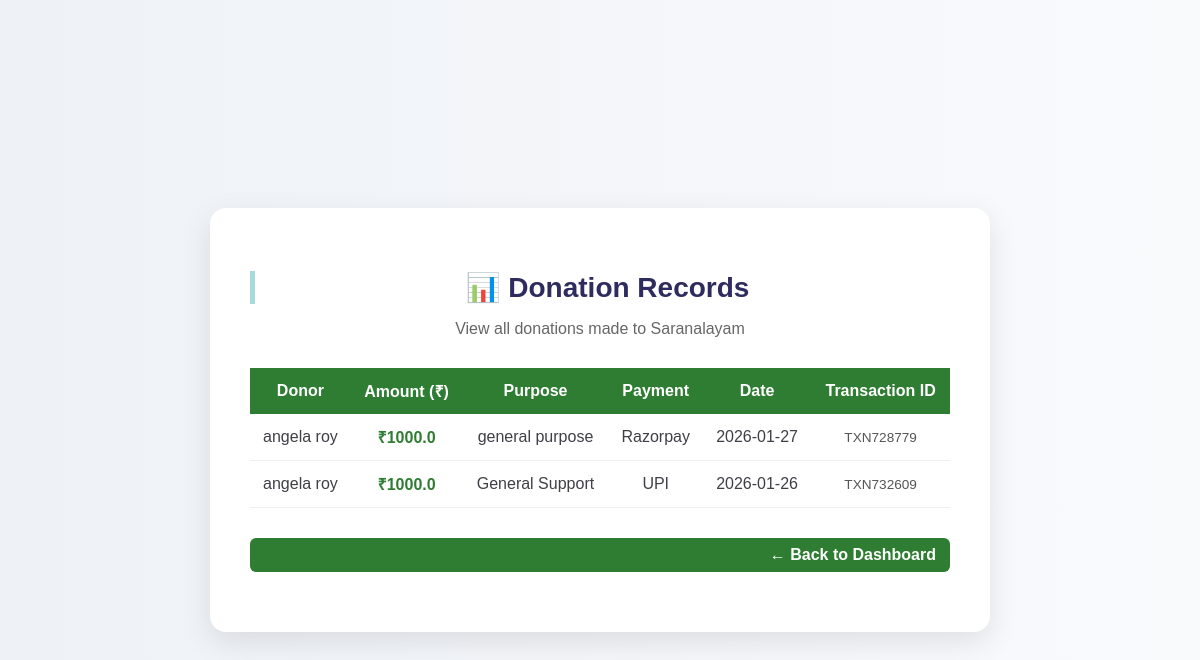
/admin/donations (signed in), run on an earlier commit of the app's database.
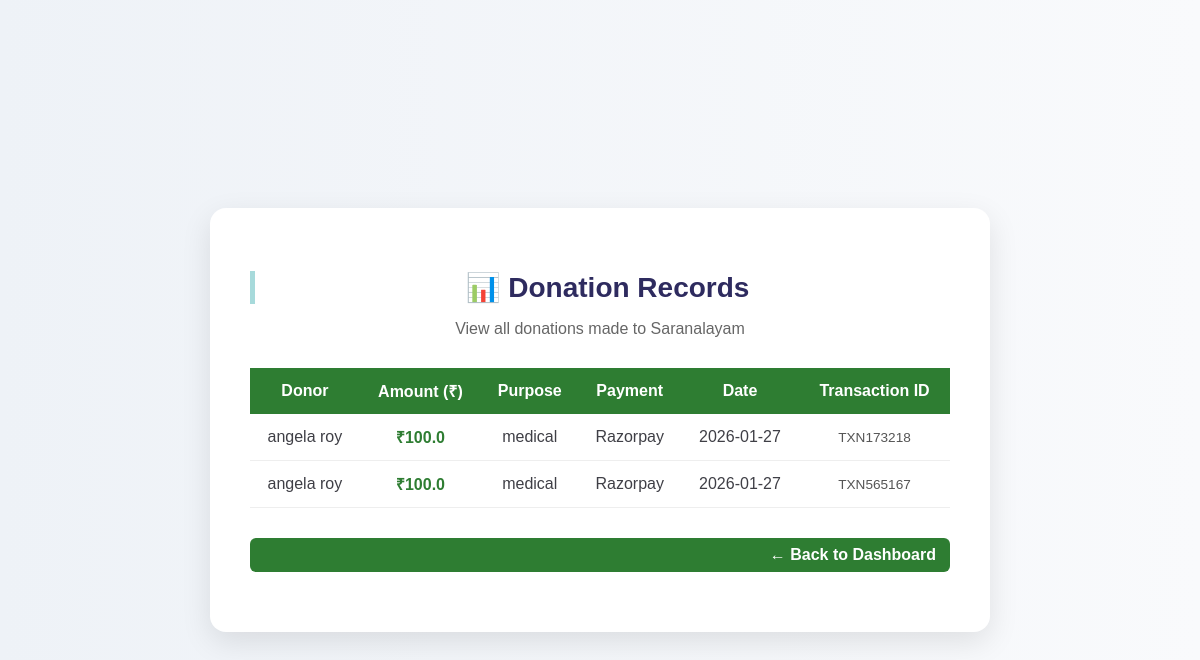
And on a later commit of the database.
### tables this page shows
CREATE TABLE donation_summary (
    id INTEGER PRIMARY KEY AUTOINCREMENT,
    user_email TEXT,
    donor_name TEXT,
    email TEXT,
    phone TEXT,
    country TEXT,
    amount REAL,
    purpose TEXT,
    payment_method TEXT,
    date TEXT,
    qr_id TEXT UNIQUE,
    payment_id TEXT,
    order_id TEXT,
    status TEXT DEFAULT 'Pending'
);

### app.py (the view)
@app.route('/admin/donations')
def admin_donations():
    if 'admin' not in session:
        return redirect('/login')
    db = get_db()
    cur = db.cursor()
    cur.execute("SELECT * FROM donation_summary ORDER BY date DESC")
    donations = cur.fetchall()
    db.close()
    return render_template('admin_donations.html', donations=donations)

### app.py (called while the page is built)
def get_db():
    conn = sqlite3.connect(DB)
    conn.row_factory = sqlite3.Row
    return conn

### templates/admin_donations.html (shortened to what this page needs)
<!DOCTYPE html>
<html lang="en">
<head>
    <link rel="stylesheet" href="{{ url_for('static', filename='style.css') }}">
</head>
<body class="admin-page">
<div class="admin-container">
    <div class="admin-header">
        <h2>📊 Donation Records</h2>
        <p>View all donations made to Saranalayam</p>
    </div>
    {% if donations %}
    <div class="table-wrapper">
        <table class="admin-table">
            <thead>
                <tr>
                    <th>Donor</th>
                    <th>Amount (₹)</th>
                    <th>Purpose</th>
                    <th>Payment</th>
                    <th>Date</th>
                    <th>Transaction ID</th>
                </tr>
            </thead>
            <tbody>
                {% for d in donations %}
                <tr>
                    <td>{{ d['donor_name'] }}</td>
                    <td class="amount">₹{{ d['amount'] }}</td>
                    <td>{{ d['purpose'] }}</td>
                    <td>{{ d['payment_method'] }}</td>
                    <td>{{ d['date'] }}</td>
                    <td class="txn-id">{{ d['qr_id'] }}</td>
                </tr>
                {% endfor %}
            </tbody>
        </table>
    </div>
    {% else %}
        <div class="no-data">
            <p>No donations recorded yet.</p>
        </div>
    {% endif %}
    <div class="admin-actions">
        <a href="/admin" class="back-btn">← Back to Dashboard</a>
    </div>
</div>
</body>
</html>

What changed in the data, as far as the page shows it:
changed donation_summary: amount "1000.0" → "100.0"; purpose "General Support" → "medical"; payment_method "UPI" → "Razorpay"; date "2026-01-26" → "2026-01-27"; qr_id "TXN732609" → "TXN173218"; moves up the list
changed donation_summary: amount "1000.0" → "100.0"; purpose "general purpose" → "medical"; qr_id "TXN728779" → "TXN565167"
